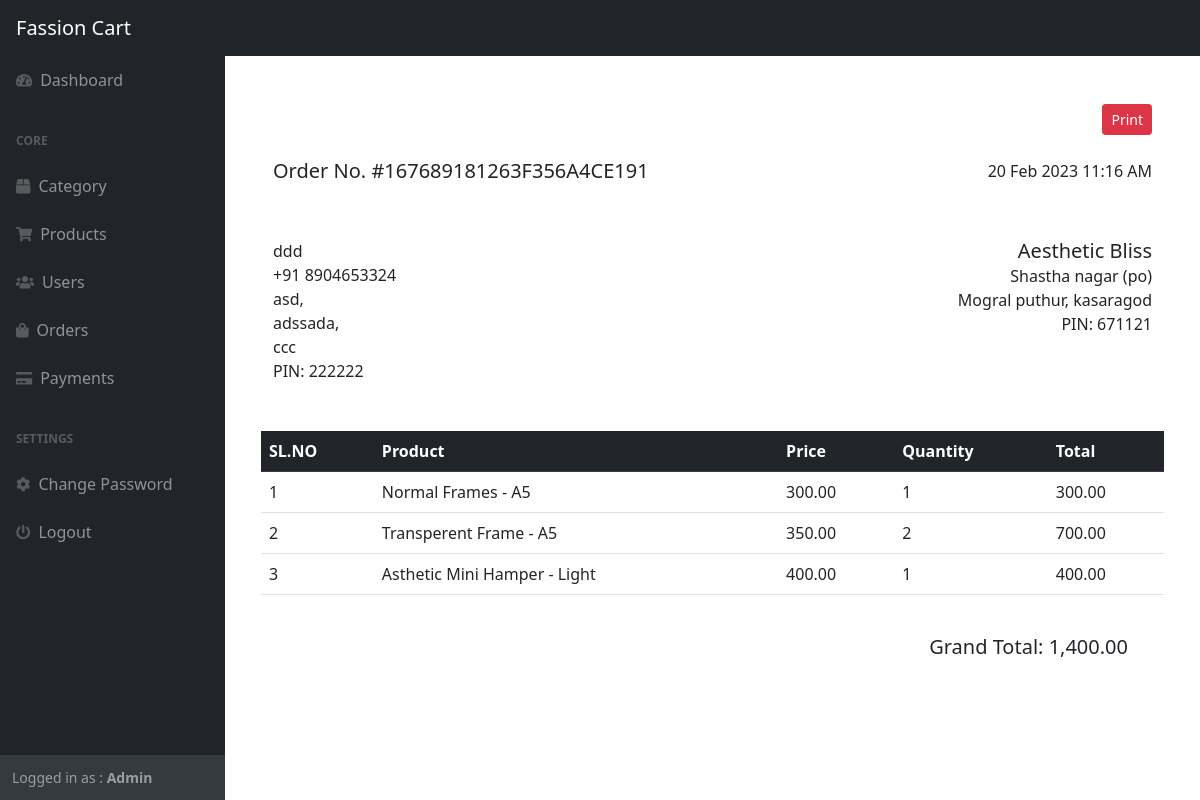
Page /admin/view-order.php?source=167689181263F356A4CE191 (signed in) on the earlier database version.
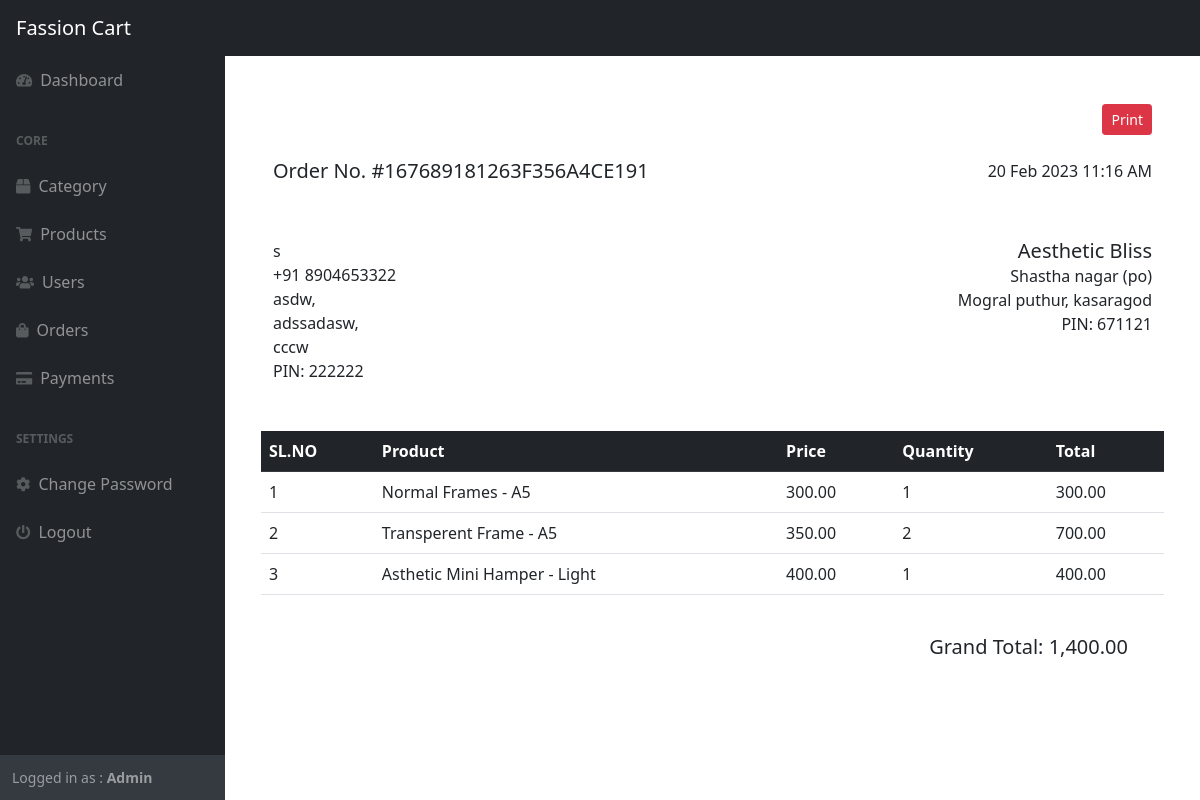
Same page on the later database version.
### tables this page shows
CREATE TABLE IF NOT EXISTS `user_master` (
  `user_id` int NOT NULL AUTO_INCREMENT,
  `user_name` varchar(50) DEFAULT NULL,
  `user_email_id` varchar(75) DEFAULT NULL,
  `user_phone_number` varchar(10) DEFAULT NULL,
  `address_line_1` varchar(250) DEFAULT NULL,
  `address_line_2` varchar(250) DEFAULT NULL,
  `pin_code` varchar(10) DEFAULT NULL,
  `city` varchar(50) DEFAULT NULL,
  `user_date_create` timestamp NULL DEFAULT NULL,
  `user_status` tinyint(1) DEFAULT NULL,
  PRIMARY KEY (`user_id`)
);

### admin/view-order.php (the view, shortened to what this page needs)
<?php
    require_once '../include/connection.php';
    require_once './assets/pages/admin-link.php';
    require_once './assets/pages/admin-header.php';
    $total = 0;
    if(!empty($_GET['source'])){
        $transaction_id = $_GET['source'];
        $resOrder = mysqli_query($conn, "SELECT * from order_master WHERE transaction_id = '$transaction_id'");
        if(mysqli_num_rows($resOrder)>0){
            $resOrder = mysqli_fetch_assoc($resOrder);
        }else{
            echo "<script>alert('Unable to process!');location.href='order.php';</script>";
        }
    } else{
        echo "<script>alert('Unable to process!');location.href='order.php';</script>";
    }
?>
        <div id="layoutSidenav">
            <?php
                require_once './assets/pages/admin-sidebar.php';
            ?>
            <div id="layoutSidenav_content">
                <main>
                    <div class="container-fluid p-5">
                        <div class="text-end">
                            <button class="btn btn-sm btn-danger" onclick="window.print()">Print</button>
                        </div>
                        <div class="row mt-4">
								<div class="col-6">
									<h5>Order No. #<?php echo $resOrder['transaction_id'];?></h5>
								</div>
								<div class="col-6 text-end">
									<span><?php echo date_format(date_create($resOrder['order_date']), 'd M Y h:i A');?></span>
								</div>
							</div>
							<div class="row mt-5">
								<div class="col-6">
									<?php $resCustomer = mysqli_query($conn, "SELECT * FROM user_master WHERE user_id = '$resOrder[user_id]'"); if(mysqli_num_rows($resCustomer)>0){ $resCustomer = mysqli_fetch_assoc($resCustomer);?>
									<span><?php echo $resCustomer['user_name'];?></span><br> <span>+91 <?php echo $resCustomer['user_phone_number'];?><br></span><span><?php echo $resCustomer['address_line_1'];?>, <br><?php echo $resCustomer['address_line_2'];?>, <br><?php echo $resCustomer['city'];?><br>PIN: <?php echo $resCustomer['pin_code'];?></span>
									<?php }?>
								</div>
								<div class="col-6 text-end">
									<span class="h5"><?php echo 'Aesthetic Bliss';?></span><br> <span id="details">Shastha nagar (po)</span><br>Mogral puthur, kasaragod<br>PIN: 671121
								</div>
							</div>
							<div class="row mt-5 table-responsive">
								<table class="table table-hover">
									<tr class="table-dark">
										<th>SL.NO</th>
										<th>Product</th>
										<th>Price</th>
										<th>Quantity</th>
										<th>Total</th>
									</tr>
									<?php
										$resProduct = mysqli_query($conn, "SELECT pm.*, tm.* FROM product_master pm, order_temp tm WHERE pm.product_id = tm.product_id AND tm.transaction_id = '$resOrder[transaction_id]'");
										if(mysqli_num_rows($resProduct)>0){
											echo "<div class='pricing'>";
											$count = 1;
											while($rowProduct = mysqli_fetch_assoc($resProduct)){
												$amount = $rowProduct['product_price'] * $rowProduct['product_quantity'];
												$total+=$amount;
												echo "<tr>";
												echo "<td>$count</td>";
												echo "<td>$rowProduct[product_name]</td>";
												echo "<td>".number_format($rowProduct['product_price'], 2)."</td>";
												echo "<td>$rowProduct[product_quantity]</td>";
												echo "<td>".number_format($amount, 2)."</td>";
												echo "</tr>";
												$count++;
											}
										}
									?>
								</table>
							</div>
							<div class="row p-4">
								<div class="col-12 text-end">
										<h5>Grand Total: <?php echo number_format($total, 2);?></h5>
								</div>
							</div>
                </main>
            </div>
        </div>
<?php
    require_once './assets/pages/admin-footer.php';
?>

Differences in the rows shown:
changed user_master: user_name "ddd" → "s"; user_phone_number "8904653324" → "8904653322"; address_line_1 "asd" → "asdw"; address_line_2 "adssada" → "adssadasw"; city "ccc" → "cccw"
